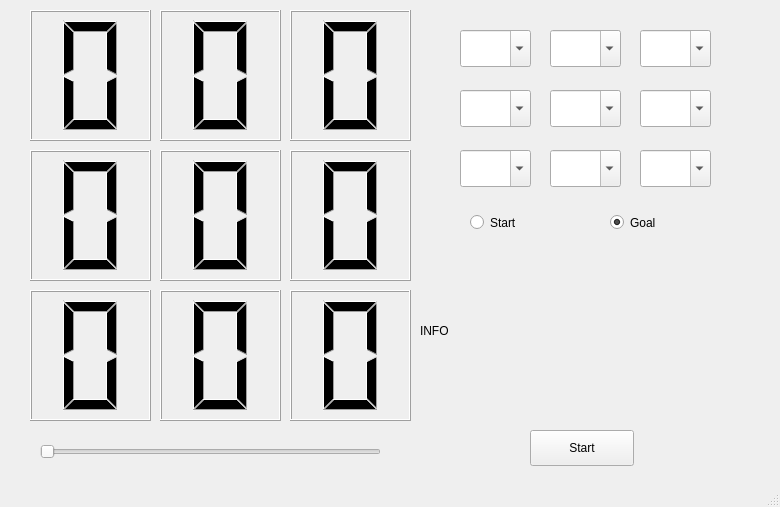
<?xml version="1.0" encoding="UTF-8"?>
<ui version="4.0">
 <class>GUI</class>
 <widget class="QMainWindow" name="GUI">
  <property name="geometry">
   <rect>
    <x>0</x>
    <y>0</y>
    <width>780</width>
    <height>507</height>
   </rect>
  </property>
  <property name="windowTitle">
   <string>Eight puzzle resolver by HONY</string>
  </property>
  <widget class="QWidget" name="centralwidget">
   <widget class="QPushButton" name="Start">
    <property name="geometry">
     <rect>
      <x>530</x>
      <y>430</y>
      <width>104</width>
      <height>36</height>
     </rect>
    </property>
    <property name="text">
     <string>Start</string>
    </property>
   </widget>
   <widget class="QRadioButton" name="radioButton">
    <property name="geometry">
     <rect>
      <x>470</x>
      <y>210</y>
      <width>113</width>
      <height>25</height>
     </rect>
    </property>
    <property name="text">
     <string>Start</string>
    </property>
   </widget>
   <widget class="QRadioButton" name="radioButton_2">
    <property name="geometry">
     <rect>
      <x>610</x>
      <y>210</y>
      <width>113</width>
      <height>25</height>
     </rect>
    </property>
    <property name="text">
     <string>Goal</string>
    </property>
    <property name="checked">
     <bool>true</bool>
    </property>
   </widget>
   <widget class="QLabel" name="label">
    <property name="geometry">
     <rect>
      <x>420</x>
      <y>280</y>
      <width>351</width>
      <height>101</height>
     </rect>
    </property>
    <property name="text">
     <string>INFO </string>
    </property>
   </widget>
   <widget class="QSlider" name="horizontalSlider">
    <property name="geometry">
     <rect>
      <x>40</x>
      <y>440</y>
      <width>341</width>
      <height>24</height>
     </rect>
    </property>
    <property name="orientation">
     <enum>Qt::Horizontal</enum>
    </property>
   </widget>
   <widget class="QLCDNumber" name="lcdNumber_1">
    <property name="geometry">
     <rect>
      <x>30</x>
      <y>10</y>
      <width>121</width>
      <height>131</height>
     </rect>
    </property>
    <property name="digitCount">
     <number>1</number>
    </property>
   </widget>
   <widget class="QLCDNumber" name="lcdNumber_2">
    <property name="geometry">
     <rect>
      <x>160</x>
      <y>10</y>
      <width>121</width>
      <height>131</height>
     </rect>
    </property>
    <property name="digitCount">
     <number>1</number>
    </property>
   </widget>
   <widget class="QLCDNumber" name="lcdNumber_3">
    <property name="geometry">
     <rect>
      <x>290</x>
      <y>10</y>
      <width>121</width>
      <height>131</height>
     </rect>
    </property>
    <property name="digitCount">
     <number>1</number>
    </property>
   </widget>
   <widget class="QLCDNumber" name="lcdNumber_4">
    <property name="geometry">
     <rect>
      <x>30</x>
      <y>150</y>
      <width>121</width>
      <height>131</height>
     </rect>
    </property>
    <property name="digitCount">
     <number>1</number>
    </property>
   </widget>
   <widget class="QLCDNumber" name="lcdNumber_5">
    <property name="geometry">
     <rect>
      <x>160</x>
      <y>150</y>
      <width>121</width>
      <height>131</height>
     </rect>
    </property>
    <property name="digitCount">
     <number>1</number>
    </property>
   </widget>
   <widget class="QLCDNumber" name="lcdNumber_6">
    <property name="geometry">
     <rect>
      <x>290</x>
      <y>150</y>
      <width>121</width>
      <height>131</height>
     </rect>
    </property>
    <property name="digitCount">
     <number>1</number>
    </property>
   </widget>
   <widget class="QLCDNumber" name="lcdNumber_7">
    <property name="geometry">
     <rect>
      <x>30</x>
      <y>290</y>
      <width>121</width>
      <height>131</height>
     </rect>
    </property>
    <property name="digitCount">
     <number>1</number>
    </property>
   </widget>
   <widget class="QLCDNumber" name="lcdNumber_8">
    <property name="geometry">
     <rect>
      <x>160</x>
      <y>290</y>
      <width>121</width>
      <height>131</height>
     </rect>
    </property>
    <property name="digitCount">
     <number>1</number>
    </property>
   </widget>
   <widget class="QLCDNumber" name="lcdNumber_9">
    <property name="geometry">
     <rect>
      <x>290</x>
      <y>290</y>
      <width>121</width>
      <height>131</height>
     </rect>
    </property>
    <property name="digitCount">
     <number>1</number>
    </property>
   </widget>
   <widget class="QComboBox" name="comboBox">
    <property name="geometry">
     <rect>
      <x>460</x>
      <y>30</y>
      <width>71</width>
      <height>37</height>
     </rect>
    </property>
    <property name="editable">
     <bool>true</bool>
    </property>
    <property name="maxCount">
     <number>10</number>
    </property>
   </widget>
   <widget class="QComboBox" name="comboBox_2">
    <property name="geometry">
     <rect>
      <x>550</x>
      <y>30</y>
      <width>71</width>
      <height>37</height>
     </rect>
    </property>
    <property name="editable">
     <bool>true</bool>
    </property>
    <property name="maxCount">
     <number>10</number>
    </property>
   </widget>
   <widget class="QComboBox" name="comboBox_3">
    <property name="geometry">
     <rect>
      <x>640</x>
      <y>30</y>
      <width>71</width>
      <height>37</height>
     </rect>
    </property>
    <property name="editable">
     <bool>true</bool>
    </property>
    <property name="maxCount">
     <number>10</number>
    </property>
   </widget>
   <widget class="QComboBox" name="comboBox_4">
    <property name="geometry">
     <rect>
      <x>460</x>
      <y>90</y>
      <width>71</width>
      <height>37</height>
     </rect>
    </property>
    <property name="editable">
     <bool>true</bool>
    </property>
    <property name="maxCount">
     <number>10</number>
    </property>
   </widget>
   <widget class="QComboBox" name="comboBox_5">
    <property name="geometry">
     <rect>
      <x>550</x>
      <y>90</y>
      <width>71</width>
      <height>37</height>
     </rect>
    </property>
    <property name="editable">
     <bool>true</bool>
    </property>
    <property name="maxCount">
     <number>10</number>
    </property>
   </widget>
   <widget class="QComboBox" name="comboBox_6">
    <property name="geometry">
     <rect>
      <x>640</x>
      <y>90</y>
      <width>71</width>
      <height>37</height>
     </rect>
    </property>
    <property name="editable">
     <bool>true</bool>
    </property>
    <property name="maxCount">
     <number>10</number>
    </property>
   </widget>
   <widget class="QComboBox" name="comboBox_7">
    <property name="geometry">
     <rect>
      <x>460</x>
      <y>150</y>
      <width>71</width>
      <height>37</height>
     </rect>
    </property>
    <property name="editable">
     <bool>true</bool>
    </property>
    <property name="maxCount">
     <number>10</number>
    </property>
   </widget>
   <widget class="QComboBox" name="comboBox_8">
    <property name="geometry">
     <rect>
      <x>550</x>
      <y>150</y>
      <width>71</width>
      <height>37</height>
     </rect>
    </property>
    <property name="editable">
     <bool>true</bool>
    </property>
    <property name="maxCount">
     <number>10</number>
    </property>
   </widget>
   <widget class="QComboBox" name="comboBox_9">
    <property name="geometry">
     <rect>
      <x>640</x>
      <y>150</y>
      <width>71</width>
      <height>37</height>
     </rect>
    </property>
    <property name="editable">
     <bool>true</bool>
    </property>
    <property name="maxCount">
     <number>10</number>
    </property>
   </widget>
  </widget>
  <widget class="QStatusBar" name="statusbar"/>
 </widget>
 <resources/>
 <connections/>
</ui>
